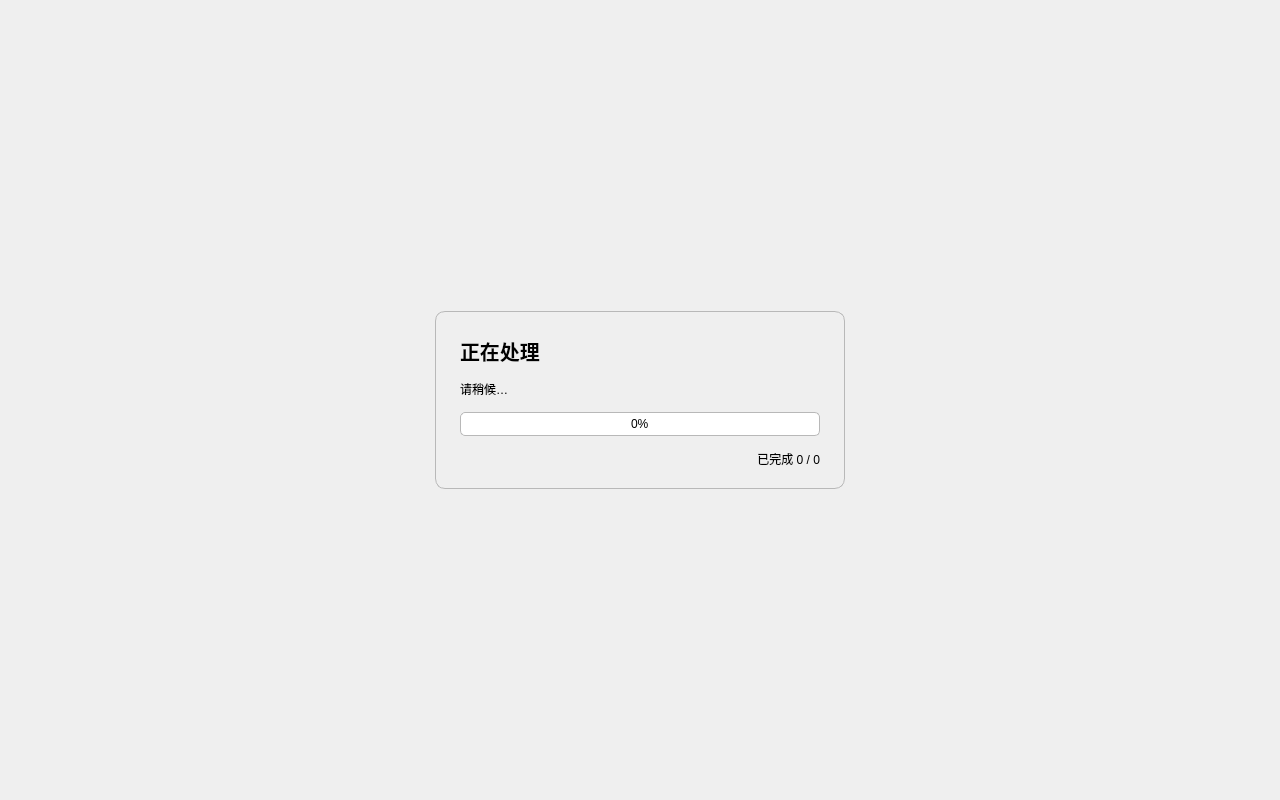
<?xml version="1.0" encoding="UTF-8"?>
<ui version="4.0">
 <class>IDELoadingOverlay</class>
 <widget class="QFrame" name="loadingOverlay">
  <property name="geometry"><rect><x>0</x><y>0</y><width>1280</width><height>800</height></rect></property>
  <property name="focusPolicy"><enum>Qt::StrongFocus</enum></property>
  <property name="cursor"><cursorShape>WaitCursor</cursorShape></property>
  <property name="accessibleName"><string>正在处理，请稍候</string></property>
  <property name="styleSheet">
   <string notr="true">QFrame#loadingOverlay { background-color: rgba(0, 0, 0, 110); }
QFrame#loadingPanel { background-color: palette(window); color: palette(window-text); border: 1px solid palette(mid); border-radius: 10px; }
QLabel { background: transparent; color: palette(window-text); border: none; }
QProgressBar { min-height: 18px; border: 1px solid palette(mid); border-radius: 5px; background-color: palette(base); color: palette(text); text-align: center; }
QProgressBar::chunk { background-color: palette(highlight); border-radius: 4px; }</string>
  </property>
  <layout class="QGridLayout" name="overlayLayout">
   <property name="leftMargin"><number>24</number></property>
   <property name="topMargin"><number>24</number></property>
   <property name="rightMargin"><number>24</number></property>
   <property name="bottomMargin"><number>24</number></property>
   <item row="0" column="1"><spacer name="topSpacer"><property name="orientation"><enum>Qt::Vertical</enum></property><property name="sizeType"><enum>QSizePolicy::Expanding</enum></property><property name="sizeHint" stdset="0"><size><width>20</width><height>40</height></size></property></spacer></item>
   <item row="1" column="0"><spacer name="leftSpacer"><property name="orientation"><enum>Qt::Horizontal</enum></property><property name="sizeType"><enum>QSizePolicy::Expanding</enum></property><property name="sizeHint" stdset="0"><size><width>40</width><height>20</height></size></property></spacer></item>
   <item row="1" column="1">
    <widget class="QFrame" name="loadingPanel">
     <property name="minimumSize"><size><width>320</width><height>0</height></size></property>
     <property name="maximumSize"><size><width>520</width><height>16777215</height></size></property>
     <layout class="QVBoxLayout" name="panelLayout">
      <property name="spacing"><number>14</number></property>
      <property name="leftMargin"><number>24</number></property>
      <property name="topMargin"><number>24</number></property>
      <property name="rightMargin"><number>24</number></property>
      <property name="bottomMargin"><number>20</number></property>
      <item><widget class="QLabel" name="titleLabel">
       <property name="font"><font><pointsize>15</pointsize><bold>true</bold></font></property>
       <property name="text"><string>正在处理</string></property>
       <property name="textFormat"><enum>Qt::PlainText</enum></property>
       <property name="wordWrap"><bool>true</bool></property>
      </widget></item>
      <item><widget class="QLabel" name="descriptionLabel">
       <property name="text"><string>请稍候…</string></property>
       <property name="textFormat"><enum>Qt::PlainText</enum></property>
       <property name="wordWrap"><bool>true</bool></property>
      </widget></item>
      <item><widget class="QProgressBar" name="progressBar">
       <property name="minimum"><number>0</number></property>
       <property name="maximum"><number>100</number></property>
       <property name="value"><number>0</number></property>
       <property name="format"><string>%p%</string></property>
      </widget></item>
      <item><widget class="QLabel" name="completedLabel">
       <property name="text"><string>已完成 0 / 0</string></property>
       <property name="alignment"><set>Qt::AlignRight|Qt::AlignVCenter</set></property>
      </widget></item>
     </layout>
    </widget>
   </item>
   <item row="1" column="2"><spacer name="rightSpacer"><property name="orientation"><enum>Qt::Horizontal</enum></property><property name="sizeType"><enum>QSizePolicy::Expanding</enum></property><property name="sizeHint" stdset="0"><size><width>40</width><height>20</height></size></property></spacer></item>
   <item row="2" column="1"><spacer name="bottomSpacer"><property name="orientation"><enum>Qt::Vertical</enum></property><property name="sizeType"><enum>QSizePolicy::Expanding</enum></property><property name="sizeHint" stdset="0"><size><width>20</width><height>40</height></size></property></spacer></item>
  </layout>
 </widget>
 <resources/>
 <connections/>
</ui>
